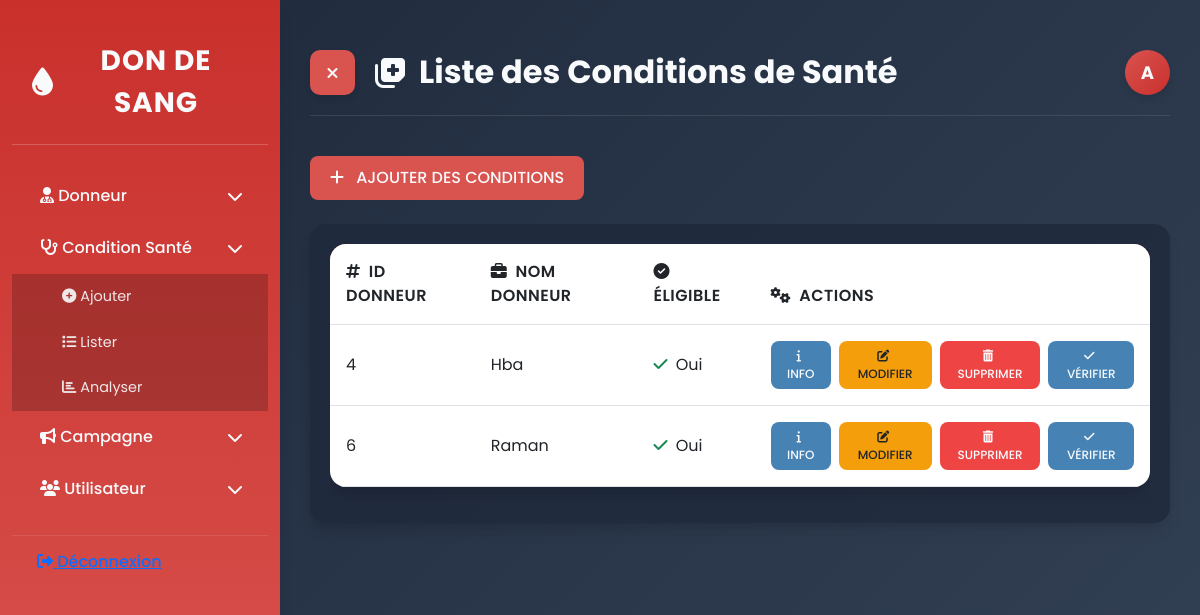
/index.php?action=lister_conditions (signed in), run on the app's committed database.
### tables this page shows
CREATE TABLE `conditions_sante` (
  `ID_Donneur` int NOT NULL,
  `Raison_Non_Eligibilite` varchar(255) DEFAULT NULL,
  `Porteur_HIV` tinyint(1) DEFAULT '0',
  `Porteur_HBS` tinyint(1) DEFAULT '0',
  `Porteur_HCV` tinyint(1) DEFAULT '0',
  `Opere` tinyint(1) DEFAULT '0',
  `Drepanocytaire` tinyint(1) DEFAULT '0',
  `Diabetique` tinyint(1) DEFAULT '0',
  `Hypertendu` tinyint(1) DEFAULT '0',
  `Asthmatique` tinyint(1) DEFAULT '0',
  `Cardiaque` tinyint(1) DEFAULT '0',
  `Tatoue` tinyint(1) DEFAULT '0',
  `Scarifie` tinyint(1) DEFAULT '0',
  PRIMARY KEY (`ID_Donneur`),
  CONSTRAINT `conditions_sante_ibfk_1` FOREIGN KEY (`ID_Donneur`) REFERENCES `donneurs` (`ID`)
);

CREATE TABLE `donneurs` (
  `ID` int NOT NULL AUTO_INCREMENT,
  `Date_Remplissage` date NOT NULL,
  `Date_Naissance` date NOT NULL,
  `Niveau_Etude` varchar(50) DEFAULT NULL,
  `Genre` varchar(10) NOT NULL,
  `Taille` float DEFAULT NULL,
  `Poids` float DEFAULT NULL,
  `Situation_Matrimoniale` varchar(20) DEFAULT NULL,
  `Profession` varchar(50) DEFAULT NULL,
  `Arrondissement_Residence` varchar(50) DEFAULT NULL,
  `Quartier_Residence` varchar(50) DEFAULT NULL,
  `Age` int DEFAULT NULL,
  `nom` varchar(60) DEFAULT NULL,
  PRIMARY KEY (`ID`)
);

### controllers/ConditionSanteController.php (called while the page is built, shortened)
<?php
require_once '../classes/ConditionSante.php';
class ConditionSanteController {
    public function __construct() {
        $this->conditionSante = new ConditionSante();
    }
    public function listerConditions() {
        $db = (new Database())->connect();
        $query = "SELECT cs.*, d.nom FROM Conditions_Sante cs JOIN Donneurs d ON cs.ID_Donneur = d.ID";
        $stmt = $db->prepare($query);
        $stmt->execute();
        $conditions = $stmt->fetchAll(PDO::FETCH_ASSOC);
        require_once '../views/conditions_sante/liste.php';
    }
}
?>

### config/Database.php (called while the page is built, shortened)
<?php
class Database {
    private $host = "localhost";
    private $dbname = "gestion_donneurs";
    private $username = "root";
    private $password = "Keyce-2024";
    private $pdo;
    public function connect() {
        if ($this->pdo === null) {
            try {
                $this->pdo = new PDO(
                    "mysql:host={$this->host};dbname={$this->dbname};charset=utf8",
                    $this->username,
                    $this->password
                );
                $this->pdo->setAttribute(PDO::ATTR_ERRMODE, PDO::ERRMODE_EXCEPTION);
                $this->pdo->setAttribute(PDO::ATTR_DEFAULT_FETCH_MODE, PDO::FETCH_ASSOC);
            } catch (PDOException $e) {
                die("Erreur de connexion à la base de données : " . $e->getMessage());
            }
        }
        return $this->pdo;
    }
}
?>

### classes/ConditionSante.php (called while the page is built, shortened)
<?php
require_once '../config/Database.php';
class ConditionSante {
    private $db;
    public function __construct() {
        $this->db = (new Database())->connect();
    }
    public function lire($idDonneur) {
        $query = "SELECT * FROM Conditions_Sante WHERE ID_Donneur = :id";
        $stmt = $this->db->prepare($query);
        $stmt->bindParam(':id', $idDonneur);
        $stmt->execute();
        return $stmt->fetch(PDO::FETCH_ASSOC);
    }
    public function estEligible($idDonneur) {
        $conditions = $this->lire($idDonneur);
        return !($conditions['Porteur_HIV'] || $conditions['Porteur_HBS'] || $conditions['Porteur_HCV'] ||
                 $conditions['Drepanocytaire'] || $conditions['Diabetique'] || $conditions['Hypertendu'] ||
                 $conditions['Cardiaque'] || $conditions['Opere']);
    }
}
?>

### views/conditions_sante/liste.php (the view, shortened to what this page needs)
<?php
$roleLetter = '';
switch ($_SESSION['utilisateur_role'] ?? 'inconnu') {
    case 'admin':
        $roleLetter = 'A';
        break;
}
?>
<!DOCTYPE html>
<html lang="fr">
<head>
    <link rel="stylesheet" href="https://cdnjs.cloudflare.com/ajax/libs/bootstrap/5.3.0/css/bootstrap.min.css">
    <link rel="stylesheet" href="https://cdnjs.cloudflare.com/ajax/libs/font-awesome/6.4.0/css/all.min.css">
</head>
<body>
    <div class="container-fluid">
        <div class="row">
            <div class="sidebar" id="sidebar">
                <div class="sidebar-header">
                    <div class="sidebar-logo">
                        <i class="fas fa-tint"></i> Don de Sang
                    </div>
                </div>
                <div class="sidebar-menu">
                    <div class="menu-item" id="menuDonneur">
                        <div><i class="fas fa-user-md"></i> Donneur</div>
                        <i class="fas fa-chevron-down"></i>
                    </div>
                    <div class="menu-item" id="menuConditionSanter">
                        <div><i class="fas fa-stethoscope"></i> Condition Santé</div>
                        <i class="fas fa-chevron-down"></i>
                    </div>
                    <div class="sub-menu" id="subMenuConditionSanter">
                        <div class="sub-menu-item"><a href="index.php?action=ajouter_condition"><i class="fas fa-plus-circle"></i> Ajouter</a></div>
                        <div class="sub-menu-item"><a href="index.php?action=lister_conditions"><i class="fas fa-list"></i> Lister</a></div>
                        <div class="sub-menu-item"><a href="index.php?action=analyser_conditions"><i class="fas fa-chart-bar"></i> Analyser</a></div>
                    </div>
                    <div class="menu-item" id="menuCampagne">
                        <div><i class="fas fa-bullhorn"></i> Campagne</div>
                        <i class="fas fa-chevron-down"></i>
                    </div>
                    <?php if (isset($_SESSION['utilisateur_role']) && $_SESSION['utilisateur_role'] === 'admin'): ?>
                        <div class="menu-item" id="menuUtilisateur">
                            <div><i class="fas fa-users"></i> Utilisateur</div>
                            <i class="fas fa-chevron-down"></i>
                        </div>
                    <?php endif; ?>
                    <div class="logout-item">
                        <a href="index.php?action=deconnecter"><i class="fas fa-sign-out-alt"></i> Déconnexion</a>
                    </div>
                </div>
            </div>
            <div class="main-content" id="mainContent">
                <div class="page-header">
                    <div style="display: flex; align-items: center;">
                        <button id="sidebarToggle" aria-label="Toggle Sidebar">
                            <i class="fas fa-bars"></i>
                        </button>
                        <h1><i class="fas fa-notes-medical"></i> Liste des Conditions de Santé</h1>
                    </div>
                    <div class="user-circle" data-bs-toggle="modal" data-bs-target="#userInfoModal">
                        <?php echo $roleLetter; ?>
                    </div>
                </div>
                <a href="index.php?action=ajouter_condition" class="btn btn-primary mb-4">
                    <i class="fas fa-plus me-2"></i> Ajouter des conditions
                </a>
                <div class="chart-container">
                    <div class="table-responsive">
                        <table class="table custom-table">
                            <thead>
                                <tr>
                                    <th><i class="fas fa-hashtag me-1"></i> ID Donneur</th>
                                    <th><i class="fas fa-briefcase me-1"></i> Nom Donneur</th>
                                    <th><i class="fas fa-check-circle me-1"></i> Éligible</th>
                                    <th><i class="fas fa-cogs me-1"></i> Actions</th>
                                </tr>
                            </thead>
                            <tbody>
                                <?php foreach ($conditions as $condition): ?>
                                    <tr>
                                        <td><?php echo $condition['ID_Donneur']; ?></td>
                                        <td><?php echo $condition['nom']; ?></td>
                                        <td>
                                            <?php echo $this->conditionSante->estEligible($condition['ID_Donneur']) ?
                                                '<i class="fas fa-check text-success me-1"></i> Oui' :
                                                '<i class="fas fa-times text-danger me-1"></i> Non'; ?>
                                        </td>
                                        <td>
                                            <div class="d-flex gap-2">
                                                <a href="index.php?action=info_donneur&id=<?php echo $condition['ID_Donneur']; ?>" class="btn btn-info btn-sm">
                                                    <i class="fas fa-info me-1"></i> Info
                                                </a>
                                                <a href="index.php?action=modifier_condition&id=<?php echo $condition['ID_Donneur']; ?>" class="btn btn-warning btn-sm">
                                                    <i class="fas fa-edit me-1"></i> Modifier
                                                </a>
                                                <button onclick="confirmDelete(<?php echo $condition['ID_Donneur']; ?>)" class="btn btn-danger btn-sm">
                                                    <i class="fas fa-trash-alt me-1"></i> Supprimer
                                                </button>
                                                <a href="index.php?action=verifier_eligibilite&id=<?php echo $condition['ID_Donneur']; ?>" class="btn btn-info btn-sm">
                                                    <i class="fas fa-check me-1"></i> Vérifier
                                                </a>
                                            </div>
                                        </td>
                                    </tr>
                                <?php endforeach; ?>
                            </tbody>
                        </table>
                    </div>
                </div>
            </div>
        </div>
    </div>
</body>
</html>

### data on the page
conditions_sante: ID_Donneur "4", ID_Donneur.nom "Hba", Porteur_HIV 0 (drawn)
conditions_sante: ID_Donneur "6", ID_Donneur.nom "Raman", Porteur_HIV 0 (drawn)

### other printed values
$roleLetter "A"
